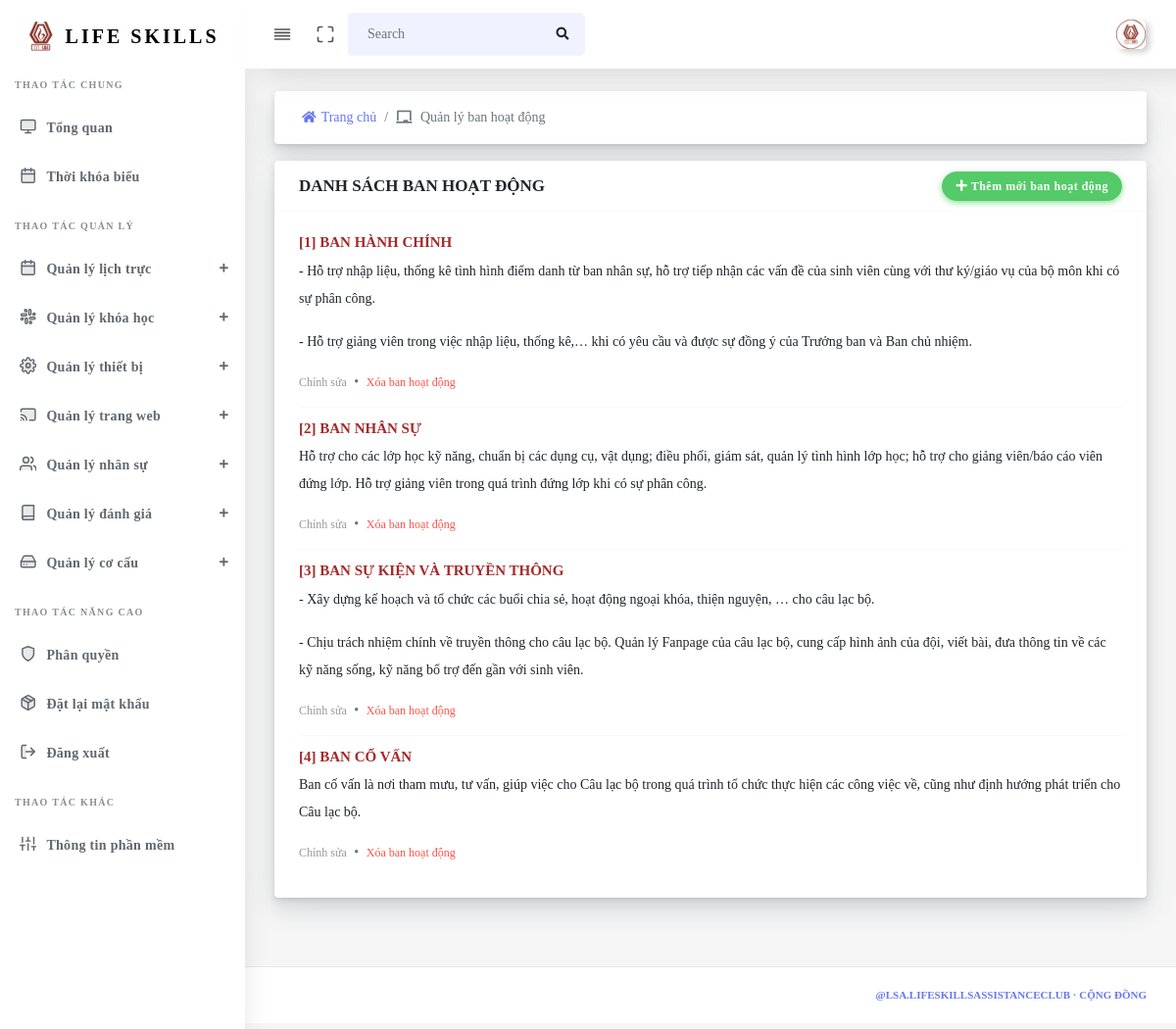
The page /Admin/Team (signed in) on the database its author committed.
### tables this page shows
CREATE TABLE `tbl_team` (
  `id_team` int(255) NOT NULL,
  `name` varchar(255) NOT NULL,
  `description` text NOT NULL
);

### source/views/admin/layout.php (called while the page is built)
<?php
$filepath = realpath(dirname(__FILE__));
require_once($filepath . '/partials/header.php');
require_once($filepath . '/partials/sidebar.php');
require_once($filepath . '/pages/' . $data['page'] . '.php');
require_once($filepath . '/partials/footer.php');
?>

### source/core/Controller.php (called while the page is built, shortened)
<?php
class Controller
{
    public function viewAdmin($view, $data = [])
    {
        require_once(realpath(dirname(__FILE__)) . '/../views/admin/' . $view . '.php');
    }
}
?>

### source/controllers/Admin.php (called while the page is built, shortened)
<?php
class Admin extends Controller
{
  private $Team;
  function __construct()
  {
    $this->Team             = $this->model("Team");
  }
  public function Team()
  {
    $Notification = [];
    $this->viewAdmin("layout", [
      "page"          => "organization/team/team",
      "ListTeam"      => $this->Team->getTeam(),
      "Notification"  => $Notification,
    ]);
  }
}

### source/core/App.php (called while the page is built, shortened)
<?php
class App
{
    protected $action       = "Index";
    function __construct()
    {
        $arr        = $this->UrlProcess();
        $filepath   = realpath(dirname(__FILE__));
        if (isset($arr[0])) {
            if (file_exists($filepath . '/../controllers/' . $arr[0] . '.php')) {
                if ($arr[0] == "Admin") {
                    $this->action = "Home";
                }
                unset($arr[0]);
            }
        }
        $this->controller = new $this->controller;
        if (isset($arr[1])) {
            if (method_exists($this->controller, $arr[1])) {
                $this->action = $arr[1];
            }
            unset($arr[1]);
        }
        $this->params = $arr ? array_values($arr) : [];
        call_user_func_array([$this->controller, $this->action], $this->params);
    }
    function UrlProcess()
    {
        if (isset($_GET["url"])) return explode("/", filter_var(trim($_GET["url"], "/")));
    }
}
?>

### index.php (called while the page is built, shortened)
<?php
$myApp = new App();
?>

### source/core/lib/database.php (called while the page is built, shortened)
<?php
class Database
{
  protected $host   = DB_HOST;
  protected $user   = DB_USER;
  protected $pass   = DB_PASS;
  protected $dbname = DB_NAME;
  public $link;
  private function connectDB()
  {
    $this->link = new mysqli(
      $this->host,
      $this->user,
      $this->pass,
      $this->dbname
    );
  }
  public function select($query)
  {
    $result = $this->link->query($query) or
      die($this->link->error . __LINE__);
    if ($result->num_rows > 0) {
      return $result;
    } else {
      return false;
    }
  }
}

### source/models/Team.php (called while the page is built, shortened)
<?php
class Team
{
  private $db;
  public function __construct()
  {
    $this->db = new Database();
  }
  public function getTeam()
  {
    $query  = "SELECT * FROM tbl_team";
    $result = $this->db->select($query);
    return $result;
  }
}

### source/views/admin/pages/organization/team/team.php (the view, shortened to what this page needs)
<div class="main-content">
  <section class="section mb-3">
    <div class="section-body">
      <div class="row">
        <div class="col-md-12">
          <div class="card mb-2">
            <div class="card-body p-2">
              <nav aria-label="breadcrumb m-0">
                <ol class="breadcrumb bg-white m-0">
                  <li class="breadcrumb-item"><a href="Admin/Home"><i class="fas fa-home"></i>Trang chủ</a></li>
                  <li class="breadcrumb-item active" aria-current="page"><i class="fas fa-chalkboard"></i> Quản lý ban hoạt động </li>
                </ol>
              </nav>
            </div>
          </div>
        </div>
      </div>
    </div>
  </section>
  <section class="section">
    <div class="section-body">
      <div class="row">
        <div class="col-md-12">
          <div class="card">
            <div class="card-header">
              <h4>DANH SÁCH BAN HOẠT ĐỘNG</h4>
              <div class="card-header-action">
                <a href="#" class="btn btn-success" data-toggle="modal" data-target="#addTeam"><i class="fas fa-plus"></i> Thêm mới ban hoạt động</a>
              </div>
            </div>
            <div class="card-body">
              <ul class="list-unstyled list-unstyled-border list-unstyled-noborder">
                <?php $i = 1;
                if ($data['ListTeam']) {
                  while ($value = $data['ListTeam']->fetch_assoc()) { ?>
                    <li class="media">
                      <div class="media-body">
                        <div class="media-title mb-1" style="text-transform: uppercase; color: brown;">
                          [<?php echo $i++ ?>] <?php echo $value['name'] ?>
                        </div>
                        <div class="media-description text-dark">
                          <?php echo $value['description']; ?>
                        </div>
                        <div class="media-links">
                          <a href="Admin/updateTeam&id=<?php echo $value['id_team'] ?>">Chỉnh sửa</a>
                          <div class="bullet"></div>
                          <a href="#" class="text-danger" onclick="deleteTeam('<?php echo $value['id_team'] ?>', '<?php echo $value['name'] ?>');" data-toggle="modal" data-target="#deleteTeam">Xóa ban hoạt động</a>
                        </div>
                      </div>
                    </li>
                <?php }
                } ?>
              </ul>
            </div>
          </div>
        </div>
      </div>
    </div>
  </section>
</div>

### rows shown on the page
tbl_team: name "BAN HÀNH CHÍNH", description "- Hỗ trợ nhập liệu, thống kê tình hình điểm danh từ ban nhân sự, hỗ trợ tiếp nhận các vấn đề của sinh viên cùng với thư ký/giáo vụ của bộ môn khi có sự phân công. - Hỗ trợ giảng viên trong việc nhập liệu, thống kê,… khi có yêu cầu và được sự đồng ý của Trưởng ban và Ban chủ nhiệm."
tbl_team: name "BAN NHÂN SỰ", description "Hỗ trợ cho các lớp học kỹ năng, chuẩn bị các dụng cụ, vật dụng; điều phối, giám sát, quản lý tình hình lớp học; hỗ trợ cho giảng viên/báo cáo viên đứng lớp. Hỗ trợ giảng viên trong quá trình đứng lớp khi có sự phân công."
tbl_team: name "BAN SỰ KIỆN VÀ TRUYỀN THÔNG", description "- Xây dựng kế hoạch và tổ chức các buổi chia sẻ, hoạt động ngoại khóa, thiện nguyện, … cho câu lạc bộ. - Chịu trách nhiệm chính về truyền thông cho câu lạc bộ. Quản lý Fanpage của câu lạc bộ, cung cấp hình ảnh của đội, viết bài, đưa thông tin về các kỹ năng sống, kỹ năng bổ trợ đến gần với sinh viên."
tbl_team: name "BAN CỐ VẤN", description "Ban cố vấn là nơi tham mưu, tư vấn, giúp việc cho Câu lạc bộ trong quá trình tổ chức thực hiện các công việc về, cũng như định hướng phát triển cho Câu lạc bộ."
